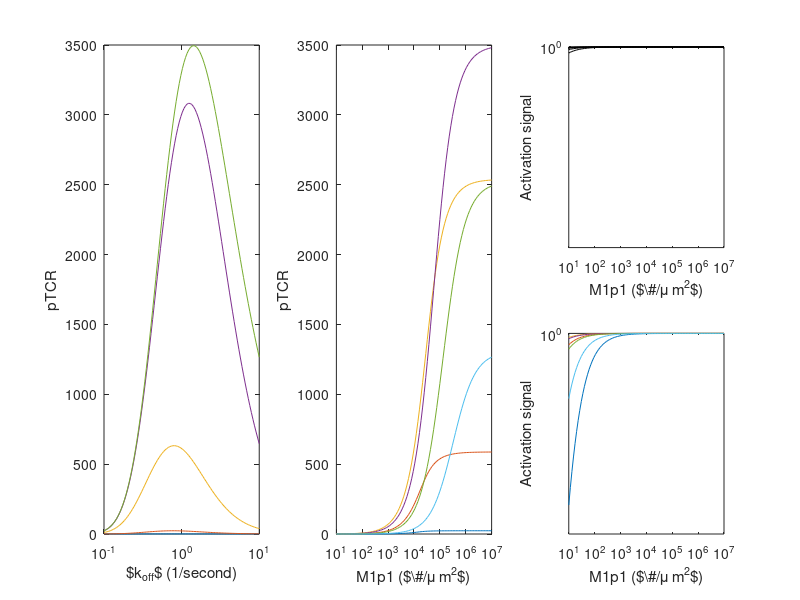

MATLAB code for this plot:
% Mini model of Kinetic proofreading with limited signaling
% from Lever et al. (2014) Analysis

f = figure;
set(f,'units','normalized','outerposition',[0 0 1 1])

N_A = 6.022e23;
N_A = 1;
TCR_tot = 15708/N_A;
k_TCR_p = 1;
phi_TCR = 0.09;
N_TCR = 10;
k_TCR_on = 3.1831e-5*N_A;
P_T = logspace(1,7,5)/N_A;
k_TCR_off = logspace(-1,1,100);
K_D = k_TCR_off./k_TCR_on;

% Varying k_off for different M1p1
subplot(1,3,1)
for i=1:length(P_T)
    C_T = 0.5*(P_T(i) + TCR_tot + K_D - sqrt((P_T(i) + TCR_tot + K_D).^2 -4.*P_T(i).*TCR_tot));
    pTCR = k_TCR_p./(k_TCR_p + k_TCR_off) .* (k_TCR_off./(phi_TCR + k_TCR_off)).^N_TCR.*C_T;
    plot(k_TCR_off,pTCR);hold on; set(gca, 'XScale', 'log'); %set(gca, 'YScale', 'log');
end 
xlabel('$k_{off}$ (1/second)'); ylabel('pTCR');


% Varying M1p1 for different k_off
P_T = logspace(1,7,100)/N_A;
k_TCR_off = logspace(-1,1,6);
K_D = k_TCR_off./k_TCR_on;
subplot(1,3,2)
for i=1:length(k_TCR_off)
    C_T = 0.5*(P_T + TCR_tot + K_D(i) - sqrt((P_T + TCR_tot + K_D(i)).^2 -4.*P_T.*TCR_tot));
    pTCR = k_TCR_p./(k_TCR_p + k_TCR_off(i)) .* (k_TCR_off(i)./(phi_TCR + k_TCR_off(i))).^N_TCR.*C_T;
    plot(P_T,pTCR);hold on; set(gca, 'XScale', 'log');% set(gca, 'YScale', 'log');
end 
% plot(P_T,P_T,'k');
if N_A ==1
    xlabel(['M1p1 ($\#/\mu m^2$)']); ylabel('pTCR');
else
    xlabel(['M1p1 ($mole/\mu m^2$)']); ylabel('pTCR');
end
   
% RO
subplot(2,3,3)
p1_50 = 1e-2/N_A;
for i=1:length(k_TCR_off)
    C_T = 0.5*(P_T + TCR_tot + K_D(i) - sqrt((P_T + TCR_tot + K_D(i)).^2 -4.*P_T.*TCR_tot));
    signal_H = C_T./(C_T+p1_50);
    plot(P_T,signal_H,'k');hold on; set(gca, 'XScale', 'log'); set(gca, 'YScale', 'log');ylim([0.5 1]);
end
if N_A ==1
    xlabel(['M1p1 ($\#/\mu m^2$)']); ylabel('Activation signal');
else
    xlabel(['M1p1 ($mole/\mu m^2$)']); ylabel('Activation signal');
end

% KPR
subplot(2,3,6)
p1_50 = 1e-2/N_A;
for i=1:length(k_TCR_off)
    C_T = 0.5*(P_T + TCR_tot + K_D(i) - sqrt((P_T + TCR_tot + K_D(i)).^2 -4.*P_T.*TCR_tot));
    pTCR = k_TCR_p./(k_TCR_p + k_TCR_off(i)) .* (k_TCR_off(i)./(phi_TCR + k_TCR_off(i))).^N_TCR.*C_T;
    signal = pTCR./(pTCR+p1_50);
    plot(P_T,signal);hold on; set(gca, 'XScale', 'log'); set(gca, 'YScale', 'log');ylim([0.5 1]);
end 
if N_A ==1
    xlabel(['M1p1 ($\#/\mu m^2$)']); ylabel('Activation signal');
else
    xlabel(['M1p1 ($mole/\mu m^2$)']); ylabel('Activation signal');
end